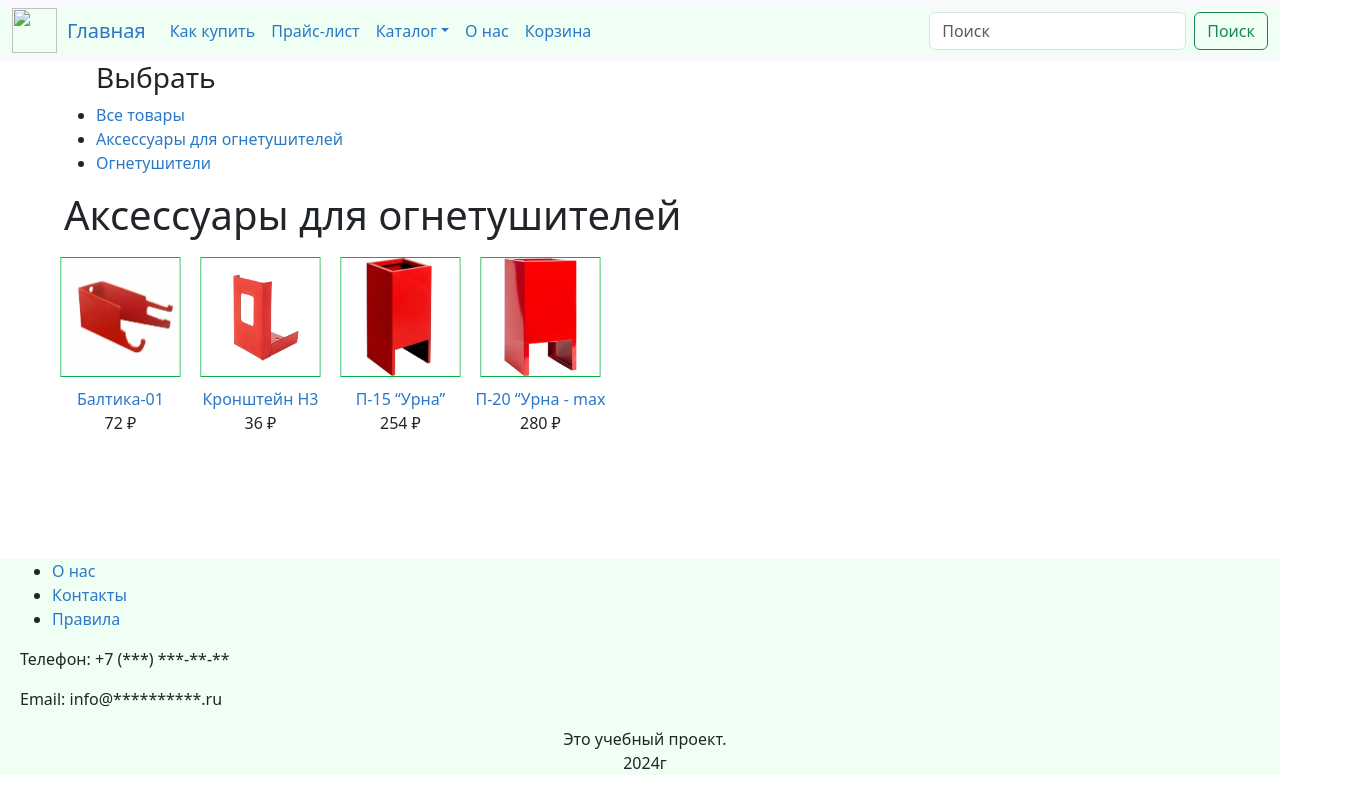
The app's page /aksesuar_dlya-ognetushitelya/ with its own data.
### shop/models.py (models this page shows, shortened)
class Category(models.Model):                         # категория
    name = models.CharField(
        max_length=100,
        unique=True,
        verbose_name='Категории товара'
    )
    slug = models.SlugField(
        max_length=100,
        unique=True,
        verbose_name='URL-категории товара'
    )
    class Meta:
        ordering = ['name']
        verbose_name = 'Категория товара'
        verbose_name_plural = 'Категории товаров'
    def get_absolute_url(self):
        return reverse(
            'shop:product_list_by_category',
            args=[self.slug]
        )

class Product(models.Model):
    name = models.CharField(max_length=100, verbose_name='Наименование')  # наименование
    product_code = models.IntegerField(default=0, verbose_name='Код товара')  # код товара
    price = models.DecimalField(max_digits=7, decimal_places=0, verbose_name='Цена')  # цена
    image = models.ImageField(upload_to='product_img', verbose_name='Фото')  # адреса картинок
    description = models.TextField(blank=True, verbose_name='Описание')  # описание
    created_at = models.DateTimeField(auto_now_add=True, verbose_name='Создание товара')  # создание товара
    updated_at = models.DateTimeField(auto_now=True, verbose_name='Изменение товара')  # изменение товара (описания или изменение цены)
    available = models.BooleanField(default=True, verbose_name='Наличие товара')  # товар доступен или нет
    slug = models.SlugField(max_length=100, unique=True, verbose_name='URL-товара')  # для ссылок поисковых машин
    category = models.ForeignKey(
        Category,
        on_delete=models.CASCADE,
        verbose_name='Категория товара'
    )
    construction = models.ForeignKey(
        ProductConstruction,
        on_delete=models.CASCADE,
        blank=True,
        null=True,
        verbose_name='Конструкция товара'
    )
    fire_class = models.ForeignKey(
        ProductFireclass,
        on_delete=models.CASCADE,
        null=True,
        blank=True,
        verbose_name='Класс пожара'
    )
    usage = models.ForeignKey(
        ProductUsage,
        on_delete=models.CASCADE,
        verbose_name='Применение товара'
    )
    rang_model_hearth = models.ForeignKey(
        ProductRangModelHearth,
        on_delete=models.CASCADE,
        null=True,
        blank=True,
        verbose_name='Модельный очаг пожара'
    )
    product_type = models.ForeignKey(
        ProductType,
        on_delete=models.CASCADE,
        verbose_name='Тип товара'
    )
    class Meta:
        ordering = ['name']
        verbose_name = 'Товара'
        verbose_name_plural = 'Все товары'
    def get_absolute_url(self):
        return reverse(
            'shop:product_detail',
            args=[self.id, self.slug]
        )

### shop/views.py (the view)
def product_list(request, category_slug=None):
    category = None
    categories = Category.objects.all()
    products = Product.objects.filter(available=True)
    if category_slug:
        category = get_object_or_404(Category, slug=category_slug)
        products = products.filter(category=category)
    return render(
        request,
        'shop/product/list.html',
        {
            'category': category,
            'categories': categories,
            'products': products
        }
    )

### shop/templates/shop/product/list.html (shortened to what this page needs)
{% extends "shop/base.html" %}
{% load static %}
{% block content %}
  <div class="body_list">
    <div id="sidebar">
      <ul>
        <h3>Выбрать</h3>
        <li {% if not category %}{% endif %}>
          <a href="{% url "shop:product_list" %}">Все товары</a>
        </li>
        {% for c in categories %}
          <li {% if category.slug == c.slug %}{% endif %}>
            <a href="{{ c.get_absolute_url }}">{{ c.name }}</a>
          </li>
        {% endfor %}
      </ul>
    </div>
    <div id="main" class="product-list">
      <h1>{% if category %}{{ category.name }}{% else %}Все товары{% endif %}</h1>
    </div>
    <div class="gallery">
      {% for product in products %}
          <div>
            <a href="{{ product.get_absolute_url }}">
              <img src="{% if product.image %}{{ product.image.url }}{% else %}{% static "images/no_image.png" %}{% endif %}" alt="{{ product.name }}">
              </a>
              <div class="item">
                <a href="{{ product.get_absolute_url }}">{{ product.name }}</a>
                <br>
                {{ product.price }} ₽
                <br>
                <br>
              </div>
          </div>
      {% endfor %}
    </div>
  </div>
{% endblock %}

### shop/static/css/style_product_detail.css (style rules this page uses)
a:link { text-decoration: none; color: #2a78c7; }

### shop/static/css/style_product_list.css (style rules this page uses)
.body_list { margin-left: 5%; width: 1280px; }
.gallery { display: flex; flex-wrap: wrap; width: 100vw; transform: translateX(-1%); }
.gallery img { width:120px; height:120px; margin: 10px; border:1px #00B344 solid; }
.item { text-align: center; }

### shop/templates/shop/base.html (style rules this page uses)
body { width: 1280px; }

### records on screen
Category: name "Аксеcсуары для огнетушителей"
Category: name "Огнетушители"
Product: image (picture), name "Балтика-01", price "72"
Product: image (picture), name "Кронштейн H3", price "36"
Product: image (picture), name "П-15 “Урна”", price "254"
Product: image (picture), name "П-20 “Урна - max", price "280"
